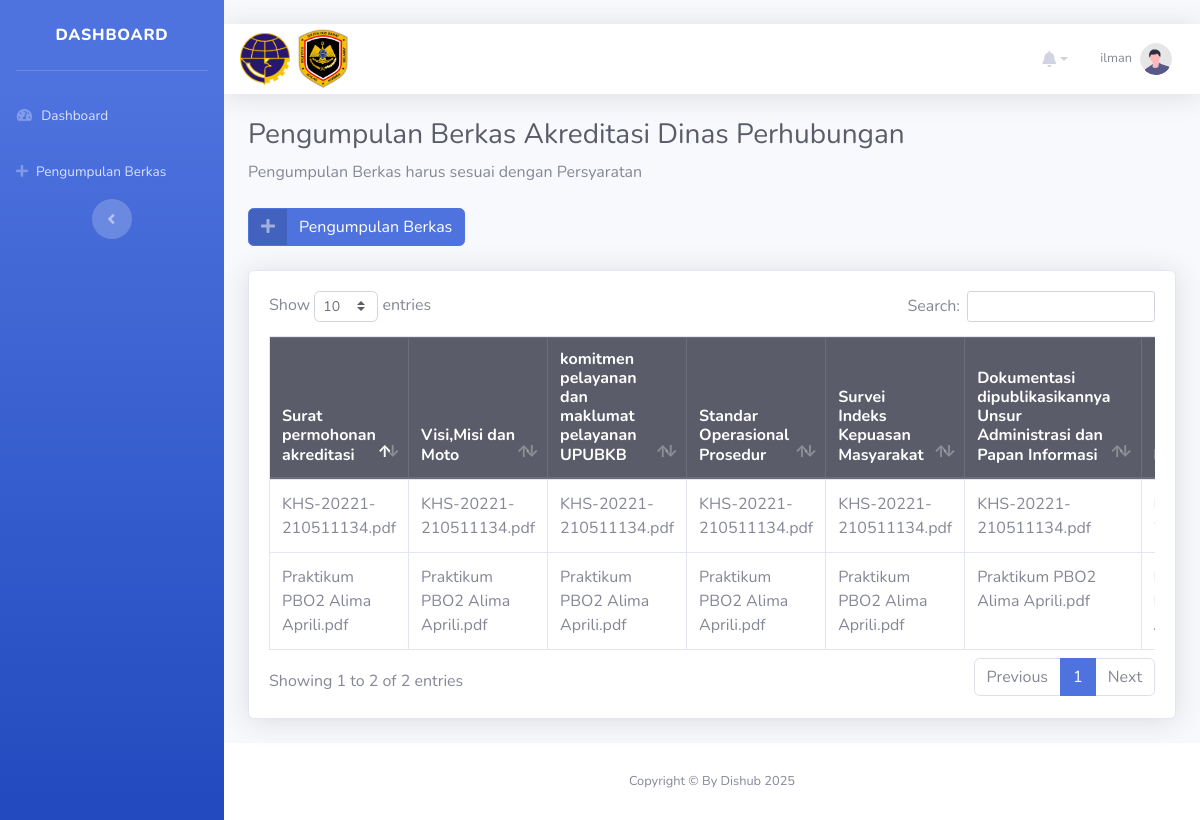
Page /website/index.php (signed in) on the committed database.
### tables this page shows
CREATE TABLE `pengumpulan` (
  `id` int NOT NULL,
  `nama_pic` varchar(255) NOT NULL,
  `akreditasi` varchar(255) NOT NULL,
  `visi_misi` varchar(255) NOT NULL,
  `maklumat` varchar(255) NOT NULL,
  `sop` varchar(255) NOT NULL,
  `indeks_kepuasan` varchar(255) NOT NULL,
  `dokumentasi` varchar(255) NOT NULL,
  `lokasi` varchar(255) NOT NULL,
  `tenaga_penguji` varchar(255) NOT NULL,
  `fasilitas_pengujian` varchar(255) NOT NULL,
  `akurasi_alat` varchar(255) NOT NULL,
  `bukti_lulus` varchar(255) NOT NULL,
  `kapasitas_uji` varchar(255) NOT NULL,
  `pemeliharaan_fasilitas` varchar(255) NOT NULL,
  `akreditasi_lama` varchar(255) NOT NULL,
  `date` date NOT NULL,
  `nilai` varchar(50) DEFAULT NULL
);

### website/index.php (the view, shortened to what this page needs)
<?php
if (!isset($_SESSION['username'])) {
    header('location:login_user.php');
} else {
    $username = $_SESSION['username'];
}
?>
<?php
include_once("config.php");
$result = mysqli_query($mysqli, "SELECT * FROM pengumpulan ORDER BY id DESC");
?>
<!DOCTYPE html>
<html lang="en">
<head>
    <link href="vendor/fontawesome-free/css/all.min.css" rel="stylesheet" type="text/css">
    <link href="css/sb-admin-2.css" rel="stylesheet">
    <link href="vendor/datatables/dataTables.bootstrap4.min.css" rel="stylesheet">
</head>
<body id="page-top">
    <div id="wrapper">
        <ul class="navbar-nav bg-gradient-primary sidebar sidebar-dark accordion" id="accordionSidebar">
            <a class="sidebar-brand d-flex align-items-center justify-content-center" href="#">
                <div class="sidebar-brand-text mx-2">Dashboard</div>
            </a>
            <hr class="sidebar-divider my-10">
            <li class="nav-item">
                <a class="nav-link" href="index.php">
                    <i class="fas fa-fw fa-tachometer-alt"></i>
                    <span>Dashboard</span></a>
            </li>
            <li class="nav-item">
                <a class="nav-link" href="add.php">
                    <i class="fas fa-plus"></i>
                    <span>Pengumpulan Berkas</span></a>
            </li>
            <div class="text-center d-none d-md-inline">
                <button class="rounded-circle border-0" id="sidebarToggle"></button>
            </div>
        </ul>
        <div id="content-wrapper" class="d-flex flex-column">
            <div id="content">
                <br />
                <nav
                    class="navbar navbar-expand navbar-light bg-white topbar mb-4 static-top shadow justify-content-between">
                    <div class="d-flex align-items-center">
                        <img src="img/dephub.png" width="50px" class="mr-2">
                        <img src="img/djpd.png" width="50px">
                    </div>
                    <ul class="navbar-nav d-flex align-items-center">
                        <li class="nav-item mr-2 ">
                            <a class="nav-link dropdown-toggle" href="#" id="userDropdown" role="button"
                                data-toggle="dropdown" aria-haspopup="true" aria-expanded="false">
                                <i class="fas fa-bell"></i>
                            </a>
                        </li>
                        <li class="nav-item dropdown no-arrow">
                            <a class="nav-link dropdown-toggle" href="#" id="userDropdown" role="button"
                                data-toggle="dropdown" aria-haspopup="true" aria-expanded="false">
                                <span
                                    class="mr-2 d-none d-lg-inline text-gray-600 small"><?php echo $username; ?></span>
                                <img class="img-profile rounded-circle" src="img/undraw_profile.svg">
                            </a>
                        </li>
                    </ul>
                </nav>
                <div class="container-fluid">
                    <h1 class="h3 mb-2 text-gray-800">Pengumpulan Berkas Akreditasi Dinas Perhubungan</h1>
                    <p class="mb-4">Pengumpulan Berkas harus sesuai dengan Persyaratan</p>
                    <a href="add.php" class="btn btn-primary btn-icon-split">
                        <span class="icon text-white-50">
                            <i class="fas fa-plus"></i>
                        </span>
                        <span class="text">Pengumpulan Berkas</span>
                    </a>
                    <br />
                    <br />
                    <div class="card shadow mb-4">
                        <div class="card-body">
                            <div class="table-responsive">
                                <table class="table table-bordered" id="dataTable" width="100%" cellspacing="0">
                                    <thead class="thead-dark">
                                        <tr class="h6">
                                            <th>Surat permohonan akreditasi</th>
                                            <th>Visi,Misi dan Moto</th>
                                            <th>komitmen pelayanan dan maklumat pelayanan UPUBKB</th>
                                            <th>Standar Operasional Prosedur</th>
                                            <th>Survei Indeks Kepuasan Masyarakat</th>
                                            <th>Dokumentasi dipublikasikannya Unsur Administrasi dan Papan Informasi
                                            </th>
                                            <th>Lokasi</th>
                                        </tr>
                                    </thead>
                                    <tbody>
                                        <?php
                                        while ($user_data = mysqli_fetch_array($result)) {
                                            echo "<tr>";
                                            echo "<td>" . $user_data['akreditasi'] . "</td>";
                                            echo "<td>" . $user_data['visi_misi'] . "</td>";
                                            echo "<td>" . $user_data['maklumat'] . "</td>";
                                            echo "<td>" . $user_data['sop'] . "</td>";
                                            echo "<td>" . $user_data['indeks_kepuasan'] . "</td>";
                                            echo "<td>" . $user_data['dokumentasi'] . "</td>";
                                            echo "<td>" . $user_data['lokasi'] . "</td>";
                                            echo "<td><a href='edit.php?id=$user_data[id]'>Edit</a> | <a href='delete.php?id=$user_data[id]' onclick='return confirm(\"Apakah anda yakin untuk menghapus data ini?\")'>Delete</a></td></tr>";
                                        }
                                        ?>
                                    </tbody>
                                </table>
                            </div>
                        </div>
                    </div>
                </div>
            </div>
            <footer class="sticky-footer bg-white">
                <div class="container my-auto">
                    <div class="copyright text-center my-auto">
                        <span>Copyright &copy; By Dishub 2025 </span>
                    </div>
                </div>
            </footer>
        </div>
    </div>
</body>
</html>

### rows in the picture
pengumpulan: akreditasi "Praktikum PBO2 Alima Aprili.pdf", visi_misi "Praktikum PBO2 Alima Aprili.pdf", maklumat "Praktikum PBO2 Alima Aprili.pdf", sop "Praktikum PBO2 Alima Aprili.pdf", indeks_kepuasan "Praktikum PBO2 Alima Aprili.pdf", dokumentasi "Praktikum PBO2 Alima Aprili.pdf"
pengumpulan: akreditasi "KHS-20221-210511134.pdf", visi_misi "KHS-20221-210511134.pdf", maklumat "KHS-20221-210511134.pdf", sop "KHS-20221-210511134.pdf", indeks_kepuasan "KHS-20221-210511134.pdf", dokumentasi "KHS-20221-210511134.pdf"

### other values in the picture
$username "ilman"
